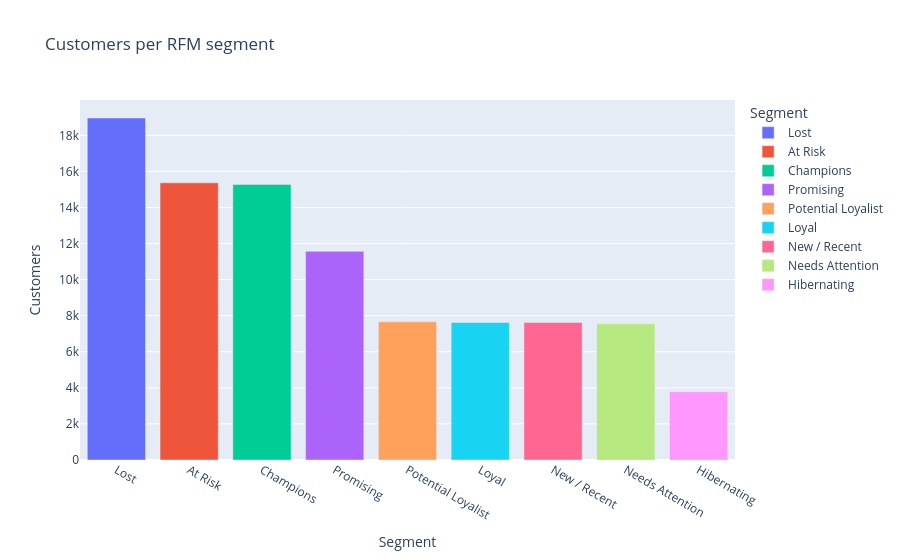

The cell this chart's notebook holds for it:
### Markdown cell above
## Segment distribution

### Code cell
counts = rfm['Segment'].value_counts().reset_index()
counts.columns = ['Segment','Customers']
px.bar(counts, x='Segment', y='Customers', color='Segment', title='Customers per RFM segment').show()

### Figure 1 — Plotly figure (JSON) as saved in the notebook; plotly's stock layout.template omitted (floating-point values rounded to 4 significant figures)
{"data": [{"hovertemplate": "Segment=%{x}<br>Customers=%{y}<extra></extra>", "legendgroup": "Lost", "marker": {"color": "#636efa", "pattern": {"shape": ""}}, "name": "Lost", "orientation": "v", "showlegend": true, "textposition": "auto", "type": "bar", "x": ["Lost"], "xaxis": "x", "y": [18962], "yaxis": "y"}, {"hovertemplate": "Segment=%{x}<br>Customers=%{y}<extra></extra>", "legendgroup": "At Risk", "marker": {"color": "#EF553B", "pattern": {"shape": ""}}, "name": "At Risk", "orientation": "v", "showlegend": true, "textposition": "auto", "type": "bar", "x": ["At Risk"], "xaxis": "x", "y": [15368], "yaxis": "y"}, {"hovertemplate": "Segment=%{x}<br>Customers=%{y}<extra></extra>", "legendgroup": "Champions", "marker": {"color": "#00cc96", "pattern": {"shape": ""}}, "name": "Champions", "orientation": "v", "showlegend": true, "textposition": "auto", "type": "bar", "x": ["Champions"], "xaxis": "x", "y": [15277], "yaxis": "y"}, {"hovertemplate": "Segment=%{x}<br>Customers=%{y}<extra></extra>", "legendgroup": "Promising", "marker": {"color": "#ab63fa", "pattern": {"shape": ""}}, "name": "Promising", "orientation": "v", "showlegend": true, "textposition": "auto", "type": "bar", "x": ["Promising"], "xaxis": "x", "y": [11569], "yaxis": "y"}, {"hovertemplate": "Segment=%{x}<br>Customers=%{y}<extra></extra>", "legendgroup": "Potential Loyalist", "marker": {"color": "#FFA15A", "pattern": {"shape": ""}}, "name": "Potential Loyalist", "orientation": "v", "showlegend": true, "textposition": "auto", "type": "bar", "x": ["Potential Loyalist"], "xaxis": "x", "y": [7659], "yaxis": "y"}, {"hovertemplate": "Segment=%{x}<br>Customers=%{y}<extra></extra>", "legendgroup": "Loyal", "marker": {"color": "#19d3f3", "pattern": {"shape": ""}}, "name": "Loyal", "orientation": "v", "showlegend": true, "textposition": "auto", "type": "bar", "x": ["Loyal"], "xaxis": "x", "y": [7626], "yaxis": "y"}, {"hovertemplate": "Segment=%{x}<br>Customers=%{y}<extra></extra>", "legendgroup": "New / Recent", "marker": {"color": "#FF6692", "pattern": {"shape": ""}}, "name": "New / Recent", "orientation": "v", "showlegend": true, "textposition": "auto", "type": "bar", "x": ["New / Recent"], "xaxis": "x", "y": [7624], "yaxis": "y"}, {"hovertemplate": "Segment=%{x}<br>Customers=%{y}<extra></extra>", "legendgroup": "Needs Attention", "marker": {"color": "#B6E880", "pattern": {"shape": ""}}, "name": "Needs Attention", "orientation": "v", "showlegend": true, "textposition": "auto", "type": "bar", "x": ["Needs Attention"], "xaxis": "x", "y": [7550], "yaxis": "y"}, {"hovertemplate": "Segment=%{x}<br>Customers=%{y}<extra></extra>", "legendgroup": "Hibernating", "marker": {"color": "#FF97FF", "pattern": {"shape": ""}}, "name": "Hibernating", "orientation": "v", "showlegend": true, "textposition": "auto", "type": "bar", "x": ["Hibernating"], "xaxis": "x", "y": [3785], "yaxis": "y"}], "layout": {"barmode": "relative", "legend": {"title": {"text": "Segment"}, "tracegroupgap": 0}, "title": {"text": "Customers per RFM segment"}, "xaxis": {"anchor": "y", "categoryarray": ["Lost", "At Risk", "Champions", "Promising", "Potential Loyalist", "Loyal", "New / Recent", "Needs Attention", "Hibernating"], "categoryorder": "array", "domain": [0, 1], "title": {"text": "Segment"}}, "yaxis": {"anchor": "x", "domain": [0, 1], "title": {"text": "Customers"}}}}
